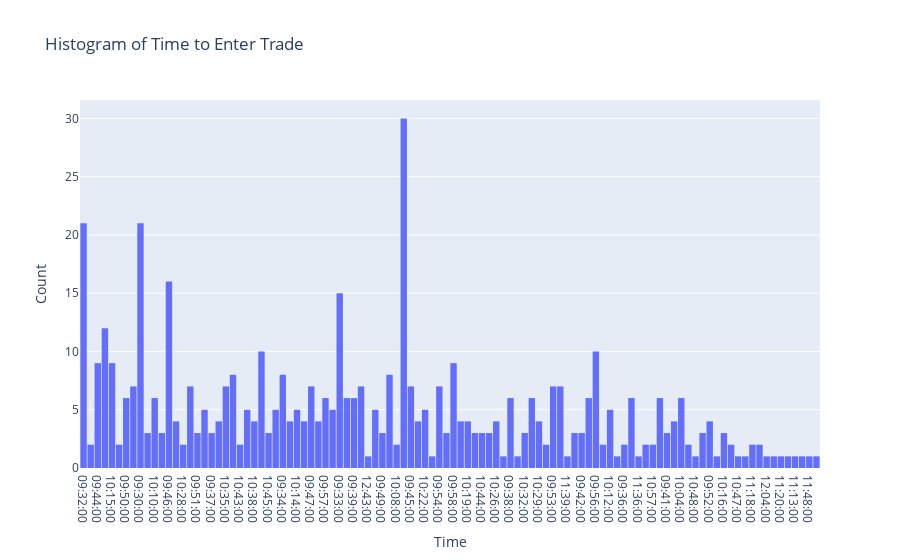

The code cell stored with this chart in its notebook:
### Code cell
fig = px.histogram(trades, x="TimeEnter", nbins=50, title="Histogram of Time to Enter Trade")
fig.update_layout(
    xaxis_title="Time",
    yaxis_title="Count",
    bargap=0.1
)
fig.show()

### Figure 1 — Plotly figure (JSON) as saved in the notebook; plotly's stock layout.template omitted (floating-point values rounded to 4 significant figures; data arrays with more than 128 entries replaced by an {"elided": "..."} marker saying what was removed)
{"data": [{"alignmentgroup": "True", "bingroup": "x", "hovertemplate": "TimeEnter=%{x}<br>count=%{y}<extra></extra>", "legendgroup": "", "marker": {"color": "#636efa", "pattern": {"shape": ""}}, "name": "", "nbinsx": 50, "offsetgroup": "", "orientation": "v", "showlegend": false, "type": "histogram", "x": {"elided": "502 str values"}, "xaxis": "x", "yaxis": "y"}], "layout": {"bargap": 0.1, "barmode": "relative", "legend": {"tracegroupgap": 0}, "title": {"text": "Histogram of Time to Enter Trade"}, "xaxis": {"anchor": "y", "domain": [0, 1], "title": {"text": "Time"}}, "yaxis": {"anchor": "x", "domain": [0, 1], "title": {"text": "Count"}}}}
